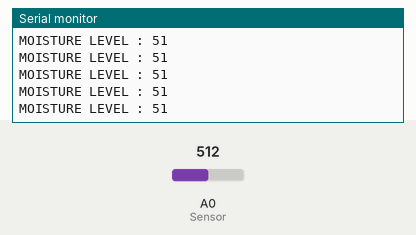
Recording of a sketch running on a simulated ESP8266 (NodeMCU). Parts: the last lines printed to the serial monitor. Inputs (shaded band) come from the test bench; at power-on: A0 (Sensor) = 512. WiFi joins after 1.5 s; servers stay silent unless stated.

Above: at 2.9 s.
3.0 s: A0 (Sensor) set to 105
At 3.7 s:
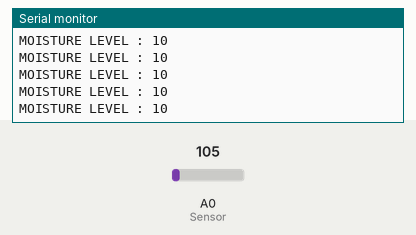
6.0 s: A0 (Sensor) set to 91
At 7.0 s:
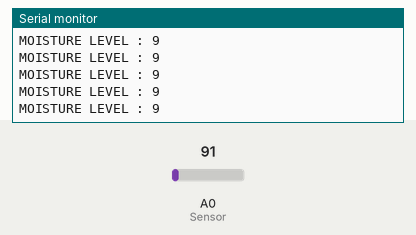
Timing chart, 0 to 9.0 s (numbered marks = the images above; inputs shaded):
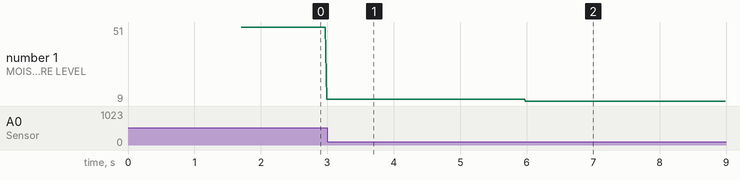

The sketch:

soil_moisture_using_nodemcu.ino
```cpp
#include <ESP8266WiFi.h>
int Sensor= A0; // Soil Sensor input at Analog PIN A0
int value= 0;


void setup() {
   Serial.begin(9600);
   WiFi.begin("Mooazam", "mooazam123");
  while(WiFi.status() != WL_CONNECTED)
  {
    Serial.print("..");
    delay(200);
  }
  Serial.println();
  Serial.println("NodeMCU is Connected!");
  Serial.println(WiFi.localIP());

   pinMode(A0, INPUT);
   delay(100);
}

void loop() {
   Serial.print("MOISTURE LEVEL : ");
   value= analogRead(Sensor);
   value= value/10;
   Serial.println(value);

}
```

Measured:
- after the input at 3.0 s, the serial monitor: prints a new line at once (image 1)
- after the input at 6.0 s, the serial monitor: prints a new line at once (image 2)
- plotted number 1: 10 → 9 after the input at 3.0 s
